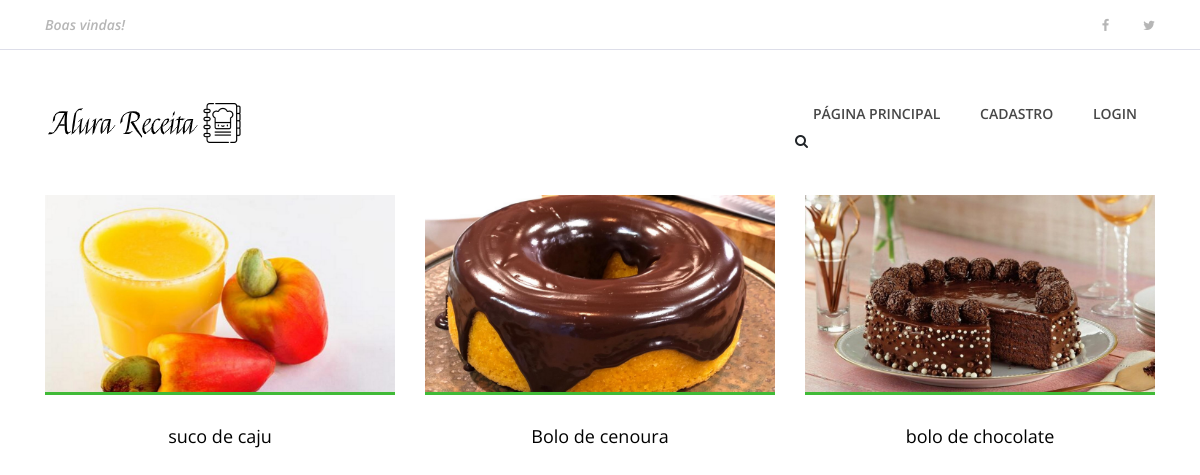
The page / on the database its author committed.
### Receitas/models.py (models this page shows, shortened)
class Receita(models.Model):
    pessoa=models.ForeignKey(Pessoa, on_delete=models.CASCADE)
    nome_receita=models.CharField(max_length=200)
    ingredientes=models.TextField(default='')
    modo_preparo= models.TextField(default='')
    tempo_preparo=models.IntegerField(default=0)
    rendimento=models.CharField(max_length=100)
    categoria=models.CharField(max_length=100)
    date_receita=models.DateTimeField(default=datetime.now, blank=True)
    foto_receita=models.ImageField(upload_to='fotos/%d/%m/%Y',blank=True, null=True, default='0')
    publicada=models.BooleanField(default=False )

### Receitas/views.py (the view)
# urls.py: path('', views.index, name='index'),
def index(request):
    receitas=Receita.objects.order_by( '-date_receita').filter(publicada=True)
    dados={
        'receitas':receitas
    }
    return render(request, 'index.html', dados)

### Templates/index.html (shortened to what this page needs)
{% extends 'base.html' %}
{% load static %}
{% block content %}
<body>
{% include 'partials/_menu.html' %}
    <section class="best-receipe-area">
        <div class="container">
            <div class="row">
                {% if receitas %}
                {% for receita in receitas %}
                <div class="col-12 col-sm-6 col-lg-4">
                    <div class="single-best-receipe-area mb-30">
                        {% if receita.foto_receita == '0'%}
                            <img src="{% static 'img/bg-img/foto_receita.png'%}" alt="">
                        {% else %}
                            <img src="{{receita.foto_receita.url}}" alt="">
                        {% endif %}
                            <div class="receipe-content">
                            <a href="{% url 'receita' receita.id %}">
                                <h5>{{receita.nome_receita}}</h5>
                            </a>
                        </div>
                    </div>
                </div>
                {% endfor %}
                {% endif %}
            </div>
        </div>
    </section>
{% endblock %}

### static/site.css (style rules this page uses)
* { margin: 0; padding: 0; }
body { font-family: "Open Sans", sans-serif; font-size: 14px; }
h1, h2, h3, h4, h5, h6 { color: #000000; line-height: 1.3; font-weight: 600; }
a, a:hover, a:focus { -webkit-transition-duration: 500ms; transition-duration: 500ms; text-decoration: none; outline: 0 solid transparent; color: #000000; font-weight: 600; font-size: 14px; color: #474747; }
img { height: auto; max-width: 100%; }
.mb-30 { margin-bottom: 30px !important; }
.best-receipe-area { position: relative; z-index: 1; padding-bottom: 50px; }
.single-best-receipe-area { position: relative; z-index: 1; }
.single-best-receipe-area img { border-bottom: 3px solid #40ba37; }
.single-best-receipe-area .receipe-content { padding-top: 30px; text-align: center; }
.single-best-receipe-area .receipe-content h5 { font-size: 18px; margin-bottom: 10px; font-weight: 400; -webkit-transition-duration: 500ms; transition-duration: 500ms; }

### rows shown on the page
Receita: foto_receita (picture), nome_receita "suco de caju"
Receita: foto_receita (picture), nome_receita "Bolo de cenoura"
Receita: foto_receita (picture), nome_receita "bolo de chocolate"
